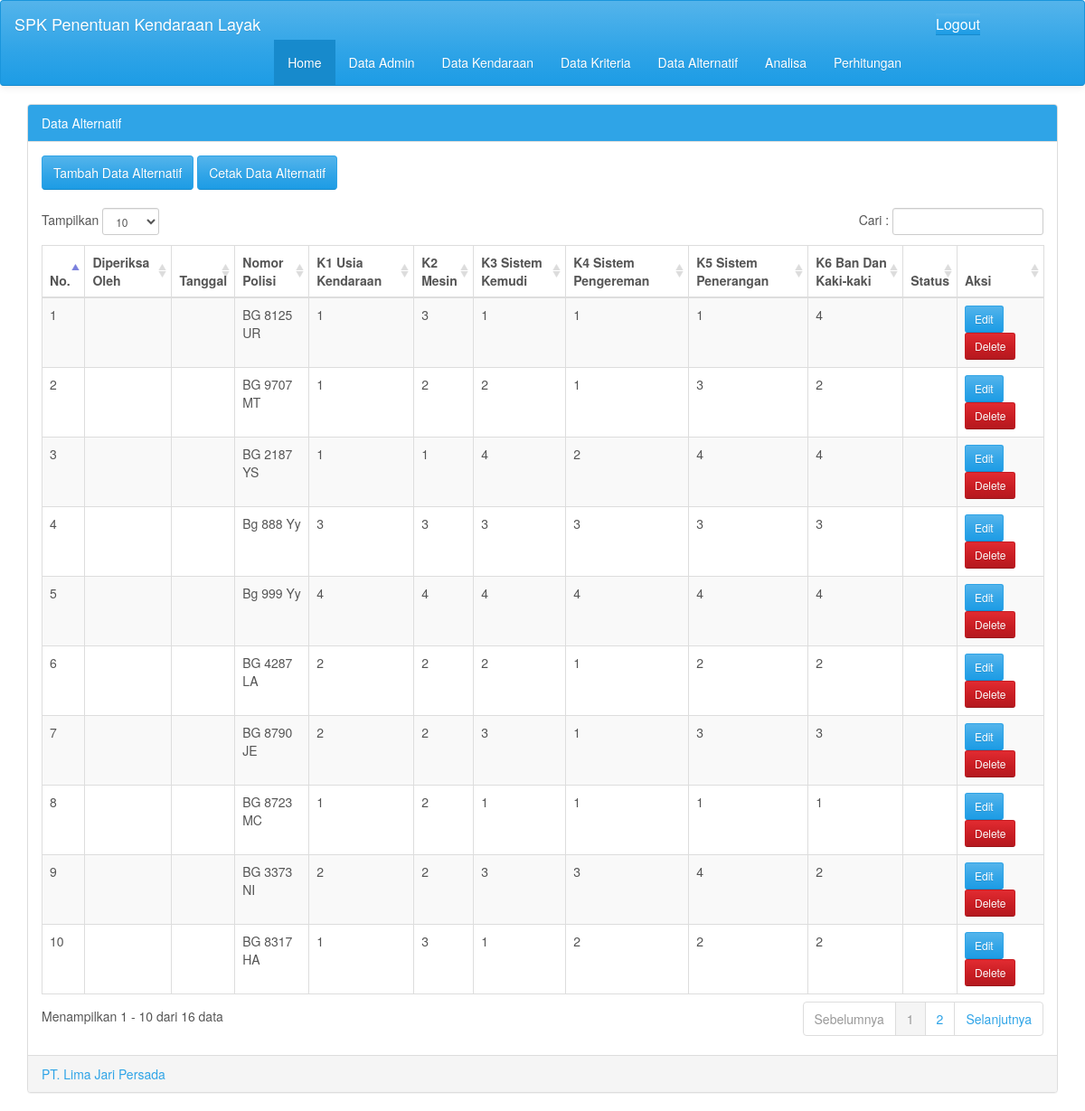
The page /alternatif.php on the database its author committed.
### tables this page shows
CREATE TABLE `alternatif` (
  `id_alternatif` varchar(20) NOT NULL,
  `alternatif` varchar(20) NOT NULL,
  `k1` varchar(20) NOT NULL,
  `k2` varchar(20) NOT NULL,
  `k3` varchar(20) NOT NULL,
  `k4` varchar(20) NOT NULL,
  `k5` varchar(20) NOT NULL,
  `k6` varchar(20) NOT NULL
);

### alternatif.php (the view, shortened to what this page needs)
<?php
	include('configdb.php');
?>
<!DOCTYPE html>
<html lang="en"><head><meta http-equiv="Content-Type" content="text/html; charset=UTF-8">
	<link href="ui/css/cerulean.min.css" rel="stylesheet">
	<link rel="stylesheet" type="text/css" href="ui/css/datatables/dataTables.bootstrap.css">
  </head>
  <body>
      <nav class="navbar navbar-default">
        <div class="container-fluid">
          <div class="navbar-header">
            <a class="navbar-brand" href="#"><?php echo $_SESSION['judul'];?></a>
          </div>
          <div style="color: white; padding: 15px 100px 5px 100px; float: right;
            font-size: 16px;"> &nbsp; <a href="logout.php" class="btn-primary square-btn-adjust">
            <i class="fa fa-sign-out"></i>Logout</a>
          </div>
          <div id="navbar" class="navbar-collapse collapse">
            <ul class="nav navbar-nav">
			<li class="active"><a href="index.php">Home</a></li>
			<li><a href="admin.php">Data Admin</a></li>
				<li><a href="kendaraan.php">Data Kendaraan</a></li>
				<li><a href="kriteria.php">Data Kriteria</a></li>
				<li><a href="alternatif.php">Data Alternatif</a></li>
				<li><a href="analisa.php">Analisa</a></li>
				<li><a href="perhitungan.php">Perhitungan</a></li>
			</ul>
          </div>
        </div>
      </nav>
		<div class="container">
      <div class="panel panel-primary">
		  <div class="panel-heading">Data Alternatif</div>
						<?php
											$kriteria = $mysqli->query("select * from kriteria");
											$i=0;
											while ($row = $kriteria->fetch_assoc()) {
												@$k[$i] = $row["kriteria"];
												$i++;
											}
							$alternatif = $mysqli->query("select * from alternatif");
						?>
		  <div class="panel-body table-responsive">
			<a class='btn btn-primary' href='add-alternatif.php'> Tambah Data Alternatif</a>
			<a class='btn btn-primary' href='cetak_alternatif.php'> Cetak Data Alternatif</a><br /><br />
			<table id="example" class="table table-striped table-bordered table-hover" cellspacing="0" width="100%">
			<thead>
				<tr>
					<th>No.</th>
					<th>Diperiksa Oleh</th>
					<th>Tanggal</th>
					<th>Nomor Polisi</th>
					<th><?php echo ucwords($k[0]);?></th>
					<th><?php echo ucwords($k[1]);?></th>
					<th><?php echo ucwords($k[2]);?></th>
					<th><?php echo ucwords($k[3]);?></th>
					<th><?php echo ucwords($k[4]);?></th>
					<th><?php echo ucwords($k[5]);?></th>
					<th>Status</th>
					<th>Aksi</th>
				</tr>
			</thead>
			<tbody>
										<?php
												$i = 1;
												while ($row = $alternatif->fetch_assoc()) {
													echo '<tr>';
													echo '<td>'.$i++.'</td>';
													echo '<td>'.$row["diperiksa"].'</td>';
													echo '<td>'.$row["tanggal"].'</td>';
													echo '<td>'.ucwords($row["alternatif"]).'</td>';
													echo '<td>'.$row["k1"].'</td>';
													echo '<td>'.$row["k2"].'</td>';
													echo '<td>'.$row["k3"].'</td>';
													echo '<td>'.$row["k4"].'</td>';
													echo '<td>'.$row["k5"].'</td>';
													echo '<td>'.$row["k6"].'</td>';
													echo '<td>'.$row["status"].'</td>';
													echo '<td>';
													?>
														  <a href="edit-alternatif.php?id=<?php echo $row['id_alternatif'];?>" class="btn btn-primary btn-sm"><i class="fa fa-pencil"></i> Edit</a>
														  <a href="del.php?id=<?php echo $row['id_alternatif'];?>" onClick="return confirm('Menghapus data ke-<?php echo $i-1;?>
														  Alternatif <?php echo $row['alternatif'];?> ?');" class="btn btn-danger btn-sm"><i class="fa fa-times"></i> Delete</a></td>
													<?php
													echo '</tr>';
												}
										?>
			</tbody>
			</table>
		  </div>
		  <div class="panel-footer text-primary"><?php echo $_SESSION['by'];?><div class="pull-right"></div></div>
		</div>
    </div>
</body></html>

### rows shown on the page
alternatif: alternatif "BG 8125 UR", k1 "1", k2 "3", k3 "1", k4 "1", k5 "1", k6 "4"
alternatif: alternatif "BG 9707 MT", k1 "1", k2 "2", k3 "2", k4 "1", k5 "3", k6 "2"
alternatif: alternatif "BG 2187 YS", k1 "1", k2 "1", k3 "4", k4 "2", k5 "4", k6 "4"
alternatif: alternatif "Bg 888 Yy", k1 "3", k2 "3", k3 "3", k4 "3", k5 "3", k6 "3"
alternatif: alternatif "Bg 999 Yy", k1 "4", k2 "4", k3 "4", k4 "4", k5 "4", k6 "4"
alternatif: alternatif "BG 4287 LA", k1 "2", k2 "2", k3 "2", k4 "1", k5 "2", k6 "2"
alternatif: alternatif "BG 8790 JE", k1 "2", k2 "2", k3 "3", k4 "1", k5 "3", k6 "3"
alternatif: alternatif "BG 8723 MC", k1 "1", k2 "2", k3 "1", k4 "1", k5 "1", k6 "1"
alternatif: alternatif "BG 3373 NI", k1 "2", k2 "2", k3 "3", k4 "3", k5 "4", k6 "2"
alternatif: alternatif "BG 8317 HA", k1 "1", k2 "3", k3 "1", k4 "2", k5 "2", k6 "2"

### other values the page prints
$_SESSION['judul'] "SPK Penentuan Kendaraan Layak"
$k[0] "K1 Usia Kendaraan"
$k[1] "K2 Mesin"
$k[2] "K3 Sistem Kemudi"
$k[3] "K4 Sistem Pengereman"
$k[4] "K5 Sistem Penerangan"
$k[5] "K6 Ban Dan Kaki-kaki"
$_SESSION['by'] "PT. Lima Jari Persada"
